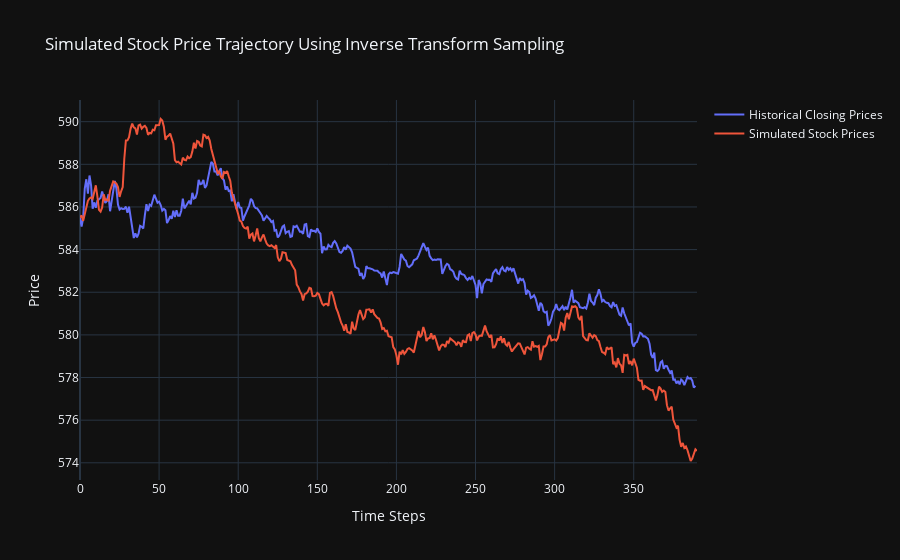

This figure's notebook cell:
### Code cell
# Plot simulated price trajectory
fig_sim_inv_method = go.Figure()

# Add the historical price trace
fig_sim_inv_method.add_trace(go.Scatter(
    x=list(range(len(price_data['close_mid_price']))), 
    y=price_data['close_mid_price'], 
    mode='lines', 
    name='Historical Closing Prices'
))

# Add the simulated price trace
fig_sim_inv_method.add_trace(go.Scatter(
    x=list(range(len(sim_prices))), 
    y=sim_prices, 
    mode='lines', 
    name='Simulated Stock Prices'
))

# Update the layout to add titles and labels
fig_sim_inv_method.update_layout(
    title='Simulated Stock Price Trajectory Using Inverse Transform Sampling',
    xaxis_title='Time Steps',
    yaxis_title='Price',
    template='plotly_dark'  # Using a dark theme for better visibility
)

# Show the interactive plot
fig_sim_inv_method.show()

### Figure 1 — Plotly figure (JSON) as saved in the notebook; plotly's stock layout.template omitted (floating-point values rounded to 4 significant figures; data arrays with more than 128 entries replaced by an {"elided": "..."} marker saying what was removed)
{"data": [{"mode": "lines", "name": "Historical Closing Prices", "type": "scatter", "x": {"elided": "390 int values"}, "y": {"elided": "390 float values"}}, {"mode": "lines", "name": "Simulated Stock Prices", "type": "scatter", "x": {"elided": "391 int values"}, "y": {"elided": "391 float values"}}], "layout": {"title": {"text": "Simulated Stock Price Trajectory Using Inverse Transform Sampling"}, "xaxis": {"title": {"text": "Time Steps"}}, "yaxis": {"title": {"text": "Price"}}}}
